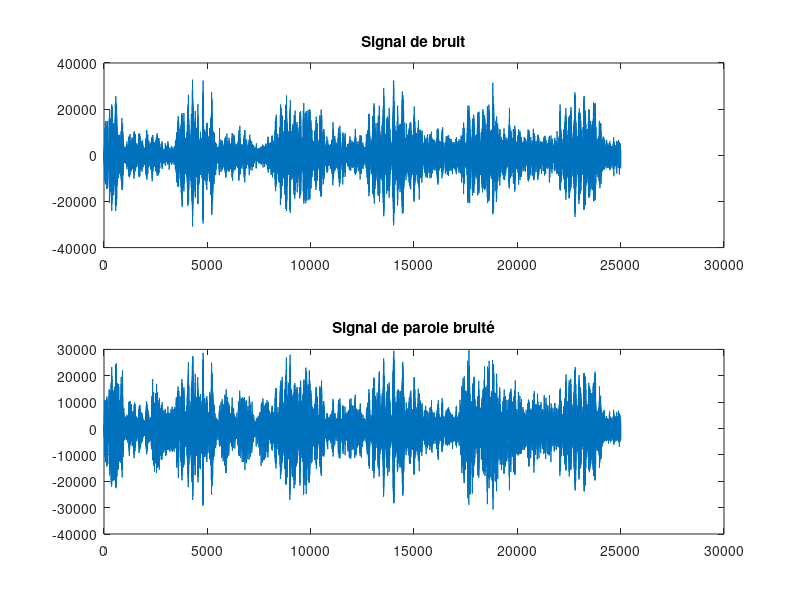

MATLAB code for this plot: (Note: this script raises an error after producing the figure.)
clear all;
clc;


%% Initialisation

load("parole_bruitee.mat");
load("decticelle.mat");

Fe = 8192;

figure(1)
subplot(211), plot(x);
title("Signal de bruit");
subplot(212), plot(d);
title("Signal de parole bruité");


%% Algorithme LMS

P = 3;
wopt = [1, 1/2, 1/4].';
mu = 10^-10;


[e, w] = algo_LMS(x, d, P, mu);


figure(2);
subplot(411),
plot(e);
title("Signal d'erreur e_n");
legend("e_n");

subplot(412),
plot(w.');
title("Evolution des coefficients du filtre w_n au cours du temps");
legend("w_1","w_2","w_3");

subplot(413), 
plot(abs(w-wopt).');
title("Evolution de l’erreur sur les coefficients du filtre |w_n-w_{opt}|");
legend("|w_1-w_{opt}|","|w_2-w_{opt}|","|w_3-w_{opt}|");

subplot(414), 
plot(abs(w-wopt).^2.')
title("Evolution de la norme 2 au carré de l’erreur sur le filtre")
legend("|w_1-w_{opt}|^2","|w_2-w_{opt}|^2","|w_3-w_{opt}|^2");


%% Ecoutes algo LMS

soundsc(x, Fe), pause; % Ecoute signal bruit seul
soundsc(d, Fe), pause; % Ecoute signal de parole bruité
soundsc(e, Fe), pause; % Ecoute signal de parole débruité

%% Algo LMS avec le pas d'adaptation du pire cas


P = 3;
wopt = [1, 1/2, 1/4].';

alpha = 2;
mu = 2/(alpha*P*max(abs(x).^2));

[e, w] = algo_LMS(x, d, P, mu);


figure(2);
subplot(411),
plot(e);
title("Signal d'erreur e_n");
legend("e_n");

subplot(412),
plot(w.');
title("Evolution des coefficients du filtre w_n au cours du temps");
legend("w_1","w_2","w_3");

subplot(413), 
plot(abs(w-wopt).');
title("Evolution de l’erreur sur les coefficients du filtre |w_n-w_{opt}|");
legend("|w_1-w_{opt}|","|w_2-w_{opt}|","|w_3-w_{opt}|");

subplot(414), 
plot(abs(w-wopt).^2.')
title("Evolution de la norme 2 au carré de l’erreur sur le filtre")
legend("|w_1-w_{opt}|^2","|w_2-w_{opt}|^2","|w_3-w_{opt}|^2");


%% Algo LMS avec un pas d'adaptation décroissant

mu_init = 10^-9;
[e, w, mu] = algo_LMS_dec(x, d, P, mu_init);


figure(2);
subplot(511),
plot(e);
title("Signal d'erreur e_n");
legend("e_n");

subplot(512),
plot(w.');
title("Evolution des coefficients du filtre w_n au cours du temps");
legend("w_1","w_2","w_3");

subplot(513), 
plot(abs(w-wopt).');
title("Evolution de l’erreur sur les coefficients du filtre |w_n-w_{opt}|");
legend("|w_1-w_{opt}|","|w_2-w_{opt}|","|w_3-w_{opt}|");

subplot(514), 
plot(abs(w-wopt).^2.')
title("Evolution de la norme 2 au carré de l’erreur sur le filtre")
legend("|w_1-w_{opt}|^2","|w_2-w_{opt}|^2","|w_3-w_{opt}|^2");

subplot(515), plot(mu);
title("Evolution du pas d'adaptation mu");
legend("mu");

%% Algo LMS avec P = 2

P=2;
wopt = [1 1/2].';
mu = 10^-10;
[e, w] = algo_LMS(x, d, P, mu);

%% Algo LMS avec P = 5

P = 5;
wopt = [1 1/2 1/4 0 0].';
mu = 10^-10;
[e, w] = algo_LMS(x, d, P, mu);

%% Affichages

figure(3);
subplot(411),
plot(e);
title("Signal d'erreur e_n");
legend("e_n");

subplot(412),
plot(w.');
title("Evolution des coefficients du filtre w_n au cours du temps");
legend("w_1","w_2","w_3", "w_4", "w_5");

subplot(413), 
plot(abs(w-wopt).');
title("Evolution de l’erreur sur les coefficients du filtre |w_n-w_{opt}|");
legend("|w_1-w_{opt}|","|w_2-w_{opt}|","|w_3-w_{opt}|", "|w_4-w_{opt}|", "|w_5-w_{opt}|");

subplot(414), 
plot(abs(w-wopt).^2.')
title("Evolution de la norme 2 au carré de l’erreur sur le filtre")
legend("|w_1-w_{opt}|^2","|w_2-w_{opt}|^2","|w_3-w_{opt}|^2", "|w_4-w_{opt}|^2", "|w_5-w_{opt}|^2");

%% Algo RLS

P = 3;
delta = 0.01;
lambda = 0.9;
wopt = [1 1/2 1/4].';
[e,w] = algo_RLS(x, d, P, lambda, delta);


figure(2);
subplot(411),
plot(e);
title("Signal d'erreur e_n");
legend("e_n");

subplot(412),
plot(w.');
title("Evolution des coefficients du filtre w_n au cours du temps");
legend("w_1","w_2","w_3");

subplot(413), 
plot(abs(w-wopt).');
title("Evolution de l’erreur sur les coefficients du filtre |w_n-w_{opt}|");
legend("|w_1-w_{opt}|","|w_2-w_{opt}|","|w_3-w_{opt}|");

subplot(414), 
plot(abs(w-wopt).^2.')
title("Evolution de la norme 2 au carré de l’erreur sur le filtre")
legend("|w_1-w_{opt}|^2","|w_2-w_{opt}|^2","|w_3-w_{opt}|^2");

soundsc(e, Fe) % Ecoute signal de parole débruité
